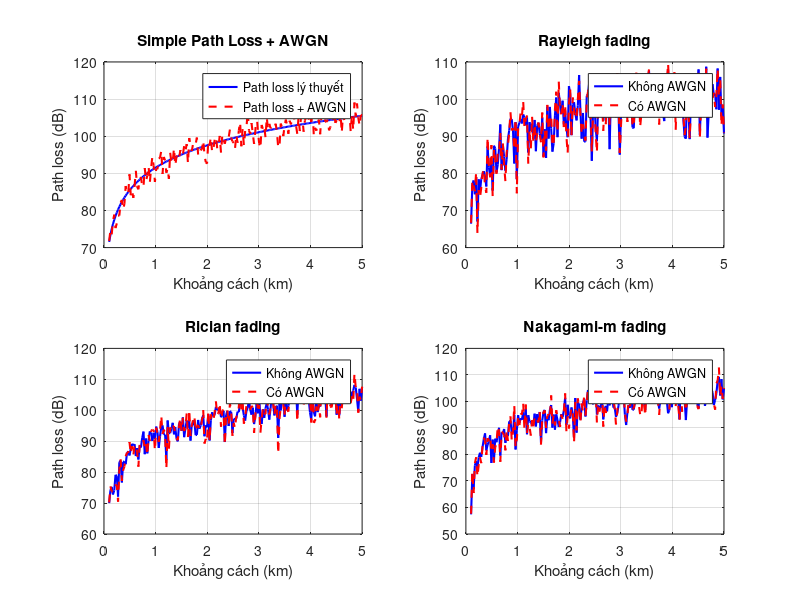

Here is the MATLAB script that generated this plot:
clc; close all; clear;

%% Simple Path Loss Model
fc_MHz = 900;                  
d_km = linspace(0.1, 5, 200);                           % khoảng cách từ 0.1 km đến 5 km
fspl_dB = @(fc,d) 32.45 + 20*log10(fc) + 20*log10(d);

PL_simplified = fspl_dB(fc_MHz, d_km);

% Thêm AWGN vào path loss
sigma_noise = 2; 
noise_dB = sigma_noise * randn(size(d_km));
PL_awgn = PL_simplified + noise_dB;

%% Fading + AWGN
N = length(d_km);

% Rayleigh fading
h_rayleigh = sqrt(0.5)*(randn(N,1)+1j*randn(N,1));
Rx_rayleigh_noAWGN = PL_simplified(:) + 10*log10(abs(h_rayleigh).^2);
Rx_rayleigh = PL_awgn(:) + 10*log10(abs(h_rayleigh).^2);

% Rician fading
K = 5; v = sqrt(K/(K+1)); s = sqrt(1/(2*(K+1)));
h_rician = v + s*(randn(N,1)+1j*randn(N,1));
Rx_rician_noAWGN = PL_simplified(:) + 10*log10(abs(h_rician).^2);
Rx_rician = PL_awgn(:) + 10*log10(abs(h_rician).^2);

% Nakagami-m fading
m = 2; r2 = gamrnd(m,1/m,[N,1]); phi = 2*pi*rand(N,1);
h_nakagami = sqrt(r2).*exp(1j*phi);
Rx_nakagami_noAWGN = PL_simplified(:) + 10*log10(abs(h_nakagami).^2);
Rx_nakagami = PL_awgn(:) + 10*log10(abs(h_nakagami).^2);

%% Vẽ bằng subplot
figure;

% Simple Path Loss + AWGN
subplot(2,2,1);
plot(d_km, PL_simplified,'b-','LineWidth',1.5); hold on;
plot(d_km, PL_awgn,'r--','LineWidth',1.5); hold off;
xlabel('Khoảng cách (km)'); ylabel('Path loss (dB)');
title('Simple Path Loss + AWGN');
legend('Path loss lý thuyết','Path loss + AWGN'); grid on;

% Rayleigh
subplot(2,2,2);
plot(d_km, Rx_rayleigh_noAWGN,'b-','LineWidth',1.5); hold on;
plot(d_km, Rx_rayleigh,'r--','LineWidth',1.5); hold off;
xlabel('Khoảng cách (km)'); ylabel('Path loss (dB)');
title('Rayleigh fading'); legend('Không AWGN','Có AWGN'); grid on;

% Rician
subplot(2,2,3);
plot(d_km, Rx_rician_noAWGN,'b-','LineWidth',1.5); hold on;
plot(d_km, Rx_rician,'r--','LineWidth',1.5); hold off;
xlabel('Khoảng cách (km)'); ylabel('Path loss (dB)');
title('Rician fading'); legend('Không AWGN','Có AWGN'); grid on;

% Nakagami
subplot(2,2,4);
plot(d_km, Rx_nakagami_noAWGN,'b-','LineWidth',1.5); hold on;
plot(d_km, Rx_nakagami,'r--','LineWidth',1.5); hold off;
xlabel('Khoảng cách (km)'); ylabel('Path loss (dB)');
title('Nakagami-m fading'); legend('Không AWGN','Có AWGN'); grid on;

set(gcf,'color','white');
